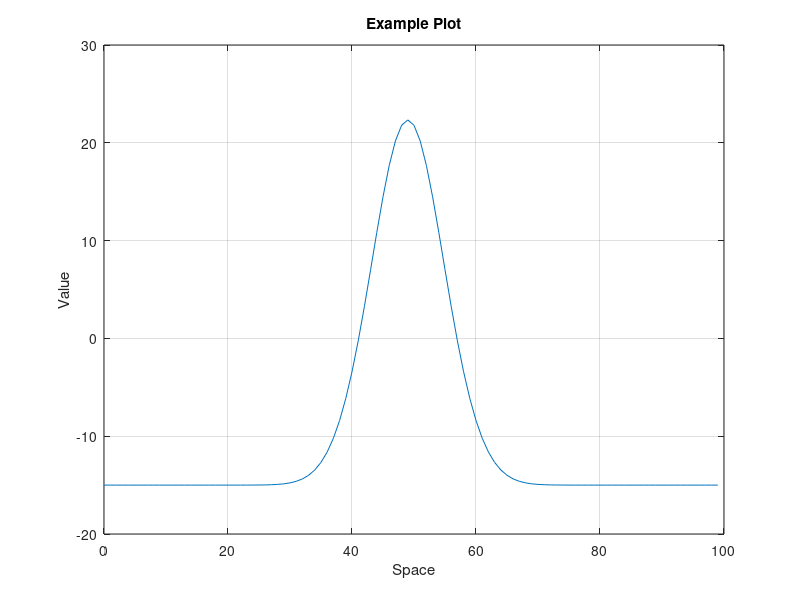

Here is the MATLAB script that generated this plot:
% Load the data
data = load('NeuralField_activation_2023-12-21_10-10-16.8630546.txt');

% Create a spatial vector (assuming a spatial step of 1 )
space = 0:1:length(data)-1;

% Plot the data
plot(space, data);

% Add labels and title
xlabel('Space');
ylabel('Value');
title('Example Plot');

% Show the grid
grid on;

% Show the plot
figure;